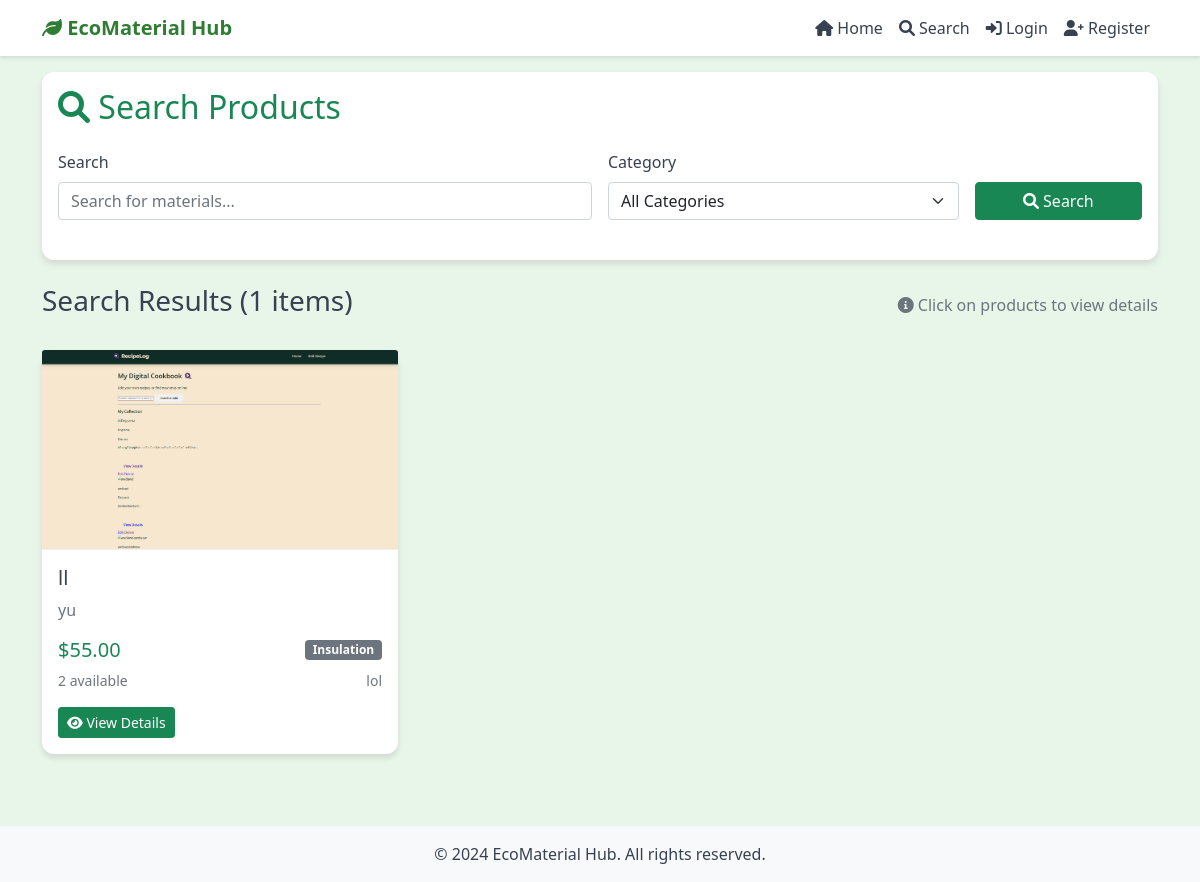
Screenshot of /search with the database file from the repository.
### models.py (models this page shows, shortened)
class Product(db.Model):
    __tablename__ = 'products'
    id = db.Column(db.Integer, primary_key=True)
    title = db.Column(db.String(200), nullable=False)
    description = db.Column(db.Text, nullable=False)
    price = db.Column(db.Numeric(10, 2), nullable=False)
    quantity = db.Column(db.Integer, nullable=False)
    status = db.Column(db.String(20), default='Available')  # Available/Sold/Reserved
    photo_filename = db.Column(db.String(255))
    created_at = db.Column(db.DateTime, default=datetime.utcnow)
    seller_id = db.Column(db.Integer, db.ForeignKey('users.id'), nullable=False)
    category_id = db.Column(db.Integer, db.ForeignKey('categories.id'), nullable=False)
    reviews = db.relationship('Review', backref='product', lazy=True, cascade='all, delete-orphan')
    favorites = db.relationship('Favorite', backref='product', lazy=True, cascade='all, delete-orphan')

class Category(db.Model):
    __tablename__ = 'categories'
    id = db.Column(db.Integer, primary_key=True)
    name = db.Column(db.String(100), unique=True, nullable=False)
    description = db.Column(db.Text)
    created_at = db.Column(db.DateTime, default=datetime.utcnow)
    products = db.relationship('Product', backref='category', lazy=True)

class User(UserMixin, db.Model):
    __tablename__ = 'users'
    id = db.Column(db.Integer, primary_key=True)
    business_name = db.Column(db.String(200), nullable=False)
    username = db.Column(db.String(80), unique=True, nullable=False)
    email = db.Column(db.String(120), unique=True, nullable=False)
    password_hash = db.Column(db.String(255), nullable=False)
    role = db.Column(db.String(20), default='User')  # Admin/User
    phone_number = db.Column(db.String(20))
    telegram_id = db.Column(db.String(50))  # Store Telegram username or ID
    balance = db.Column(db.Numeric(10, 2), default=0)  # User balance in tokens/manat
    created_at = db.Column(db.DateTime, default=datetime.utcnow)
    is_active = db.Column(db.Boolean, default=True)
    products = db.relationship('Product', backref='seller', lazy=True)
    reviews = db.relationship('Review', foreign_keys='Review.reviewer_id', backref='reviewer', lazy=True)
    favorites = db.relationship('Favorite', backref='user', lazy=True)

### app.py (the view)
@app.route('/search', methods=['GET', 'POST'])
def search():
    form = SearchForm()
    try:
        categories = Category.query.all()
        form.category.choices = [(0, 'All Categories')]
        if current_user.is_authenticated:
            form.category.choices.append((-1, '❤️ My Favorites'))
        form.category.choices += [(c.id, c.name) for c in categories]
    except Exception as e:
        logger.error(f"Error loading search categories: {e}")
        categories = []
        form.category.choices = [(0, 'All Categories')]
    products = []
    if request.method == 'POST' and form.validate_on_submit():
        query = form.query.data.strip() if form.query.data else ''
        category_id = form.category.data
        logger.info(f"Search query: '{query}', category_id: {category_id}")
        logger.info(f"Form validation passed: {form.validate_on_submit()}")
        logger.info(f"Form errors: {form.errors}")
        if category_id == -1:  # Favorites category
            if current_user.is_authenticated:
                favorite_product_ids = [f.product_id for f in Favorite.query.filter_by(user_id=current_user.id).all()]
                products = Product.query.filter(Product.id.in_(favorite_product_ids)).order_by(Product.created_at.desc()).all()
            else:
                products = []
        else:
            product_query = Product.query.filter_by(status='Available')
            if category_id and category_id != 0:
                product_query = product_query.filter_by(category_id=category_id)
            if query:
                product_query = product_query.filter(
                    Product.title.contains(query) |
                    Product.description.contains(query)
                )
            products = product_query.order_by(Product.created_at.desc()).all()
            logger.info(f"Found {len(products)} products with query '{query}'")
            for p in products:
                logger.info(f"  - {p.title}")
    elif request.method == 'GET':
        products = Product.query.filter_by(status='Available').order_by(Product.created_at.desc()).all()
    return render_template('search.html', form=form, products=products, categories=categories)

### forms.py
class SearchForm(FlaskForm):
    query = StringField('Search', validators=[Optional()])
    category = SelectField('Category', coerce=int, default=0)

### templates/search.html (shortened to what this page needs)
{% extends "layout.html" %}
{% block content %}
<div class="search-page">
    <div class="card mb-4">
        <div class="card-body">
            <h2 class="card-title text-success mb-4">
                <i class="fas fa-search"></i> Search Products
            </h2>
            <form method="POST" class="mb-4">
                <div class="row g-3">
                    <div class="col-md-6">
                        {{ form.query.label(class="form-label") }}
                        {{ form.query(class="form-control", placeholder="Search for materials...") }}
                    </div>
                    <div class="col-md-4">
                        {{ form.category.label(class="form-label") }}
                        {{ form.category(class="form-select") }}
                    </div>
                    <div class="col-md-2 d-flex align-items-end">
                        <button type="submit" class="btn btn-success w-100">
                            <i class="fas fa-search"></i> Search
                        </button>
                    </div>
                </div>
            </form>
        </div>
    </div>
    {% if products %}
        <div class="d-flex justify-content-between align-items-center mb-4">
            <h3>Search Results ({{ products|length }} items)</h3>
            <div class="text-muted">
                <i class="fas fa-info-circle"></i> Click on products to view details
            </div>
        </div>
        <div class="row">
            {% for product in products %}
                <div class="col-lg-4 col-md-6 mb-4">
                    <div class="card h-100 product-card">
                        {% if product.photo_filename %}
                            <img src="{{ url_for('static', filename='uploads/' + product.photo_filename) }}"
                                 alt="{{ product.title }}" class="card-img-top" style="height: 200px; object-fit: cover;">
                        {% else %}
                            <div class="card-img-top d-flex align-items-center justify-content-center bg-light" style="height: 200px;">
                                <i class="fas fa-box fa-3x text-success"></i>
                            </div>
                        {% endif %}
                        <div class="card-body d-flex flex-column">
                            <h5 class="card-title">{{ product.title }}</h5>
                            <p class="card-text text-muted">{{ product.description[:100] }}{% if product.description|length > 100 %}...{% endif %}</p>
                            <div class="mt-auto">
                                <div class="d-flex justify-content-between align-items-center mb-2">
                                    <span class="h5 text-success mb-0">${{ "%.2f"|format(product.price) }}</span>
                                    <span class="badge bg-secondary">{{ product.category.name }}</span>
                                </div>
                                <div class="d-flex justify-content-between align-items-center mb-3">
                                    <small class="text-muted">{{ product.quantity }} available</small>
                                    <small class="text-muted">{{ product.seller.business_name }}</small>
                                </div>
                                <div class="d-flex gap-2">
                                    <a href="{{ url_for('product_detail', product_id=product.id) }}" class="btn btn-sm btn-success">
                                        <i class="fas fa-eye"></i> View Details
                                    </a>
                                </div>
                            </div>
                        </div>
                    </div>
                </div>
            {% endfor %}
        </div>
    {% endif %}
</div>
{% endblock %}

### templates/layout.html (style rules this page uses)
:root { --forest-green: #2e7d32; --light-green: #66bb6a; --light-mint: #e8f5e9; --light-gray: #f5f5f5; --slate: #374151; }
body { font-family: 'Segoe UI', Tahoma, Geneva, Verdana, sans-serif; background-color: var(--light-mint); color: var(--slate); }
.card { border: none; border-radius: 12px; box-shadow: 0 4px 6px rgba(0,0,0,0.1); background: white; }
.product-card { transition: transform 0.3s ease; }

### templates/search.html (style rules this page uses)
.product-card { transition: transform 0.3s ease, box-shadow 0.3s ease; }

### rows the page displays
Product: photo_filename (picture), title "ll", description "yu", price "55.00", category.name "Insulation", quantity "2", seller.business_name "lol"

### other values shown
{{ products|length }} "1"
